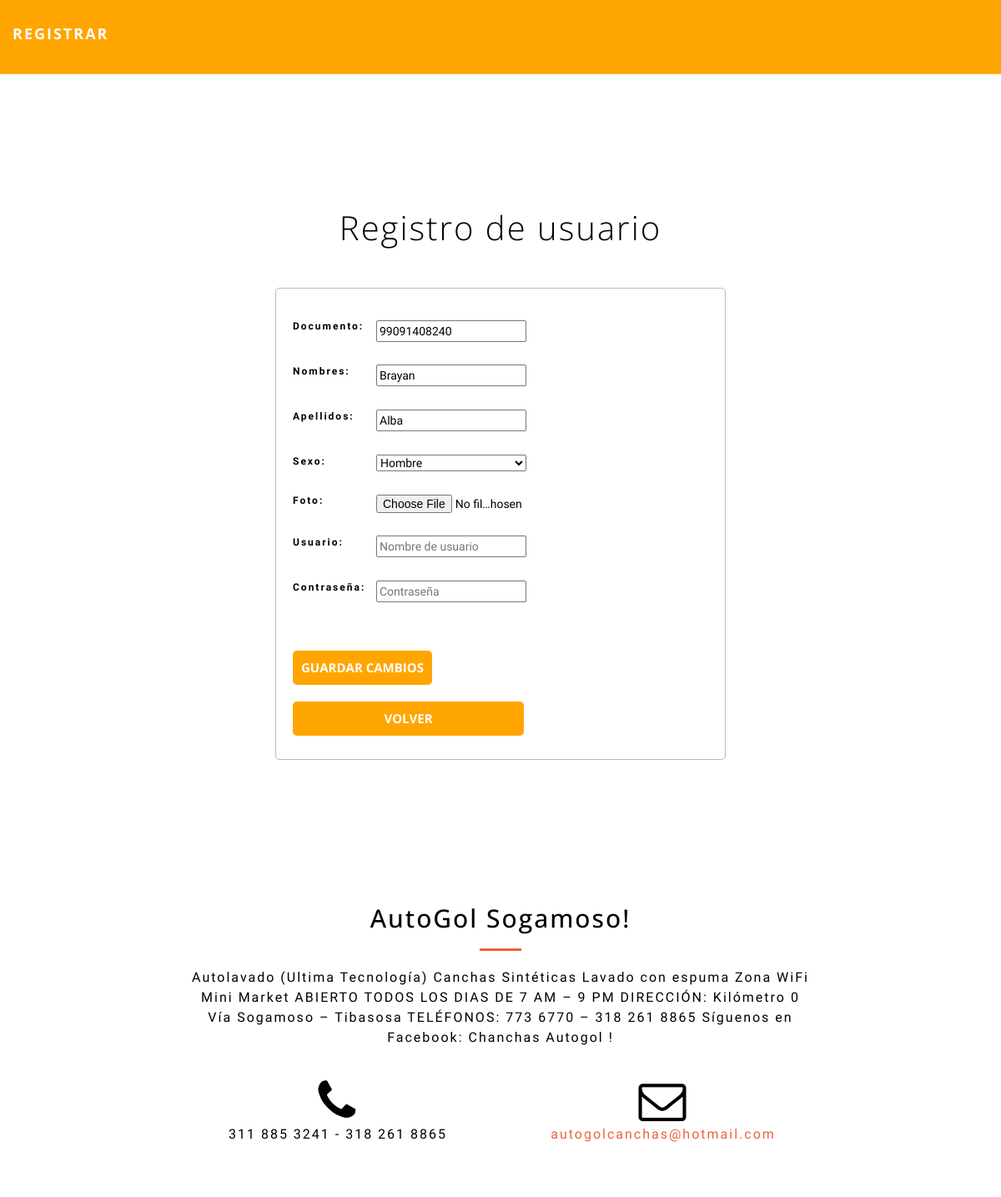
Page /proyecto/startbootstrap-creative-gh-pages/usuario/6IngProduct.php?edit=1 on the committed database.
### tables this page shows
CREATE TABLE `usuario` (
  `id` int(11) NOT NULL,
  `name` varchar(40) NOT NULL,
  `address` varchar(40) NOT NULL,
  `campo1` varchar(40) NOT NULL,
  `campo2` varchar(40) NOT NULL,
  `campo3` varchar(40) NOT NULL,
  `campo4` varchar(40) NOT NULL,
  `campo5` varchar(40) NOT NULL,
  `tipo` varchar(45) NOT NULL
);

### proyecto/startbootstrap-creative-gh-pages/usuario/6IngProduct.php (the view, shortened to what this page needs)
<?php
include('server.php');
	if (isset($_GET['edit'])) {
		$id = $_GET['edit'];
		$update = true;
		$record = mysqli_query($db, "SELECT * FROM usuario WHERE id=$id");
		if (count($record) == 1 ) {
			$n = mysqli_fetch_array($record);
			$name = $n['name'];
			$address = $n['address'];
			$campo1 = $n['campo1'];
		$campo3 = $n['campo3'];
        $campo4 = $n['campo4'];
		$campo4 = $n['campo5'];
		}
	}
?>
<!DOCTYPE html>
<html>
<head>
	  <link rel="stylesheet" href="https://cdnjs.cloudflare.com/ajax/libs/meyer-reset/2.0/reset.min.css">
<link rel='stylesheet prefetch' href='https://maxcdn.bootstrapcdn.com/font-awesome/4.3.0/css/font-awesome.min.css'>
      <link rel="stylesheet" href="css/style.css">
 <link href="vendor/bootstrap/css/bootstrap.min.css" rel="stylesheet">
    <link href="vendor/font-awesome/css/font-awesome.min.css" rel="stylesheet" type="text/css">
    <link href="vendor/magnific-popup/magnific-popup.css" rel="stylesheet">
    <link href="css/creative.min.css" rel="stylesheet">
     <link rel="stylesheet" href="https://cdnjs.cloudflare.com/ajax/libs/meyer-reset/2.0/reset.min.css">
<link rel='stylesheet prefetch' href='https://maxcdn.bootstrapcdn.com/font-awesome/4.3.0/css/font-awesome.min.css'>
     <link rel="stylesheet" href="css/style.css">
	<link rel="stylesheet" type="text/css" href="style.css">
</head>
<body id="page-top" style="background-color:white; color:black;">
<div class="pen-title">
<br/>
<br/>
<br/>
<br/>
<br/>
<nav id="mainNav" class="navbar navbar-default navbar-fixed-top" style="background-color:orange;">
        <div class="container-fluid">
            <div class="navbar-header">
                <a style="color:white;" class="navbar-brand page-scroll" href="#page-top">Registrar
                </a>
            </div>
                  <div class="collapse navbar-collapse" id="bs-example-navbar-collapse-1">
            </div>
  </div>
  </nav>
<div class="pen-title">
  <h1>Registro de usuario</h1>
<form method="post" action="server.php" >
<div style="position:center; ">
<div style="font-size:14px; width:10px">
	<div>
		<label id="fl" style="font-size:12px; position: relative; top:10px;">Documento:</label>
        <input required="required" style="width:180px; position: relative; top:-12px; left:100px" type="number" placeholder="Numero de documento" name="name" value="<?php echo $name; ?>">
	</div>
	<div >
		<label id="fl" style="font-size:12px; position: relative; top:10px;">Nombres:</label>
        <input required="required" style="width:180px; position: relative; top:-12px; left:100px" type="text" name="address" placeholder  ="Nombres" value="<?php echo $address; ?>">
	</div>
	<div>
		<label id="fl" style="font-size:12px; position: relative; top:10px;">Apellidos:</label>
        <input required="required" style="width:180px; position: relative; top:-12px; left:100px" type="text" name="campo1" placeholder  ="Apellidos" value="<?php echo $campo1; ?>">
	</div>
       <div>
       <label id="fl" style="font-size:12px; position: relative; top:10px;">Sexo:</label>
         <select required="required" style="width:180px; position: relative; top:-12px; left:100px" name="campo2" <?php echo $campo3; ?>">>
        <option>Hombre</option>
      </select>
	</div><div>
		<label id="fl" style="font-size:12px; position: relative; top:10px;">Foto:</label>
		<input required="required" style="width:180px; position: relative; top:-12px; left:100px" type="file" name="campo3" value="<?php echo $campo3; ?>">
	</div><div>
        <label id="fl" style="font-size:12px; position: relative; top:10px;">Usuario:</label>
        <input required="required" style="width:180px; position: relative; top:-12px; left:100px" type="text" name="campo4" placeholder  ="Nombre de usuario" value="<?php echo $campo4; ?>">
    </div><div>
		<label id="fl" style="font-size:12px; position: relative; top:10px;">Contraseña:</label>
        <input required="required" style="width:180px; position: relative; top:-12px; left:100px" type="password" name="campo5" placeholder  ="Contraseña" value="<?php echo $campo4; ?>">
	</div>
<br/>
<br/>
		<?php if ($update == true): ?>
			<button class="btn" type="submit" name="update" style="background: orange;" >Guardar Cambios</button>
		<?php else: ?>
			<button class="btn" type="submit" name="save" style="background-color:orange; color:white; border-color:orange">Ingresar usuario</button>
		<?php endif ?>
		<br/>
		<br/>
		 <button  class="btn" style="background-color:orange; color:white; border-color:orange; width:277px" >
        <a id="#prop" href="http://localhost/proyecto/proyecto/startbootstrap-creative-gh-pages/3Crear.php" style=" color:white; ">Volver</a></button>
	</div>
	</div>
</form>
 <section id="contact">
        <div class="container">
            <div class="row">
                <div class="col-lg-8 col-lg-offset-2 text-center">
                    <h2 class="section-heading">AutoGol Sogamoso!</h2>
                    <hr class="primary">
                    <p>Autolavado (Ultima Tecnología) Canchas Sintéticas Lavado con espuma Zona WiFi Mini Market ABIERTO TODOS LOS DIAS DE 7 AM – 9 PM DIRECCIÓN: Kilómetro 0 Vía Sogamoso – Tibasosa TELÉFONOS: 773 6770 – 318 261 8865 Síguenos en Facebook: Chanchas Autogol  !</p>
                </div>
                <div class="col-lg-4 col-lg-offset-2 text-center">
                    <i class="fa fa-phone fa-3x sr-contact"></i>
                    <p>311 885 3241 - 318 261 8865</p>
                </div>
                <div class="col-lg-4 text-center">
                    <i class="fa fa-envelope-o fa-3x sr-contact"></i>
                    <p><a href="mailto:your-email@your-domain.com">autogolcanchas@hotmail.com</a></p>
                </div>
            </div>
        </div>
    </section>
</body>
</html>

### rows in the picture
usuario: name "99091408240", address "Brayan", campo1 "Alba", campo2 "Hombre"
